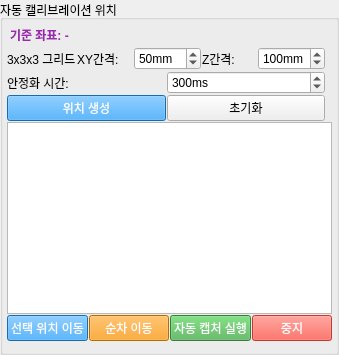
    <widget class="QGroupBox" name="groupAutoCalibPositions">
     <property name="title">
      <string>자동 캘리브레이션 위치</string>
     </property>
     <property name="minimumSize">
      <size>
       <width>300</width>
       <height>0</height>
      </size>
     </property>
     <layout class="QVBoxLayout" name="verticalLayoutAutoCalibPositions">
      <property name="spacing">
       <number>1</number>
      </property>
      <property name="leftMargin">
       <number>4</number>
      </property>
      <property name="topMargin">
       <number>4</number>
      </property>
      <property name="rightMargin">
       <number>4</number>
      </property>
      <property name="bottomMargin">
       <number>4</number>
      </property>
      <!-- 기준 좌표 표시 -->
      <item>
       <widget class="QLabel" name="labelAlignedBasePosAutoTab">
        <property name="text">
         <string>기준 좌표: -</string>
        </property>
        <property name="styleSheet">
         <string>color: #9C27B0; font-weight: bold; padding: 2px 0px;</string>
        </property>
       </widget>
      </item>
      <!-- 그리드 간격 설정 -->
      <item>
       <layout class="QHBoxLayout" name="horizontalLayoutGridStep">
        <item>
         <widget class="QLabel" name="labelGridInfo">
          <property name="text">
           <string>3x3x3 그리드</string>
          </property>
          <property name="toolTip">
           <string>XY 3x3, Z 3단계 = 27개 위치</string>
          </property>
         </widget>
        </item>
        <item>
         <widget class="QLabel" name="labelXYStep">
          <property name="text">
           <string>XY간격:</string>
          </property>
         </widget>
        </item>
        <item>
         <widget class="QSpinBox" name="spinXYStep">
          <property name="minimum">
           <number>10</number>
          </property>
          <property name="maximum">
           <number>200</number>
          </property>
          <property name="value">
           <number>50</number>
          </property>
          <property name="suffix">
           <string>mm</string>
          </property>
         </widget>
        </item>
        <item>
         <widget class="QLabel" name="labelZStep">
          <property name="text">
           <string>Z간격:</string>
          </property>
         </widget>
        </item>
        <item>
         <widget class="QSpinBox" name="spinZStep">
          <property name="minimum">
           <number>50</number>
          </property>
          <property name="maximum">
           <number>200</number>
          </property>
          <property name="value">
           <number>100</number>
          </property>
          <property name="suffix">
           <string>mm</string>
          </property>
         </widget>
        </item>
        <item>
         <spacer name="horizontalSpacerGridStep">
          <property name="orientation">
           <enum>Qt::Horizontal</enum>
          </property>
         </spacer>
        </item>
       </layout>
      </item>
      <!-- 안정화 시간 설정 -->
      <item>
       <layout class="QHBoxLayout" name="horizontalLayoutStabilization">
        <item>
         <widget class="QLabel" name="labelStabilizationDelay">
          <property name="text">
           <string>안정화 시간:</string>
          </property>
          <property name="toolTip">
           <string>이동 후 캡처 전 대기 시간</string>
          </property>
         </widget>
        </item>
        <item>
         <widget class="QSpinBox" name="spinStabilizationDelay">
          <property name="minimum">
           <number>0</number>
          </property>
          <property name="maximum">
           <number>2000</number>
          </property>
          <property name="singleStep">
           <number>50</number>
          </property>
          <property name="value">
           <number>300</number>
          </property>
          <property name="suffix">
           <string>ms</string>
          </property>
          <property name="toolTip">
           <string>로봇 이동 후 카메라 캡처 전 안정화 대기 시간</string>
          </property>
         </widget>
        </item>
        <item>
         <spacer name="horizontalSpacerStabilization">
          <property name="orientation">
           <enum>Qt::Horizontal</enum>
          </property>
         </spacer>
        </item>
       </layout>
      </item>
      <!-- 위치 생성 버튼 -->
      <item>
       <layout class="QHBoxLayout" name="horizontalLayoutPosGenButtons">
        <item>
         <widget class="QPushButton" name="btnGeneratePositions">
          <property name="text">
           <string>위치 생성</string>
          </property>
          <property name="styleSheet">
           <string>background-color: #2196F3; color: white;</string>
          </property>
         </widget>
        </item>
        <item>
         <widget class="QPushButton" name="btnClearPositions">
          <property name="text">
           <string>초기화</string>
          </property>
         </widget>
        </item>
        <item>
         <spacer name="horizontalSpacerPosGen">
          <property name="orientation">
           <enum>Qt::Horizontal</enum>
          </property>
         </spacer>
        </item>
       </layout>
      </item>
      <!-- 위치 리스트 -->
      <item>
       <widget class="QListWidget" name="listAutoCalibPositions">
        <property name="minimumSize">
         <size>
          <width>0</width>
          <height>100</height>
         </size>
        </property>
        <property name="alternatingRowColors">
         <bool>true</bool>
        </property>
        <property name="selectionMode">
         <enum>QAbstractItemView::SingleSelection</enum>
        </property>
       </widget>
      </item>
      <!-- 실행 버튼 -->
      <item>
       <layout class="QHBoxLayout" name="horizontalLayoutPosExec">
        <item>
         <widget class="QPushButton" name="btnMoveToSelectedBase">
          <property name="text">
           <string>선택 위치 이동</string>
          </property>
          <property name="styleSheet">
           <string>background-color: #2196F3; color: white;</string>
          </property>
         </widget>
        </item>
        <item>
         <widget class="QPushButton" name="btnSequentialMove">
          <property name="text">
           <string>순차 이동</string>
          </property>
          <property name="styleSheet">
           <string>background-color: #FF9800; color: white;</string>
          </property>
         </widget>
        </item>
        <item>
         <widget class="QPushButton" name="btnRunAutoCapture">
          <property name="text">
           <string>자동 캡처 실행</string>
          </property>
          <property name="styleSheet">
           <string>background-color: #4CAF50; color: white;</string>
          </property>
         </widget>
        </item>
        <item>
         <widget class="QPushButton" name="btnStopAutoCapture">
          <property name="text">
           <string>중지</string>
          </property>
          <property name="styleSheet">
           <string>background-color: #F44336; color: white;</string>
          </property>
          <property name="enabled">
           <bool>false</bool>
          </property>
         </widget>
        </item>
       </layout>
      </item>
      <item>
       <spacer name="verticalSpacerAutoCalib">
        <property name="orientation">
         <enum>Qt::Vertical</enum>
        </property>
       </spacer>
      </item>
     </layout>
    </widget>
